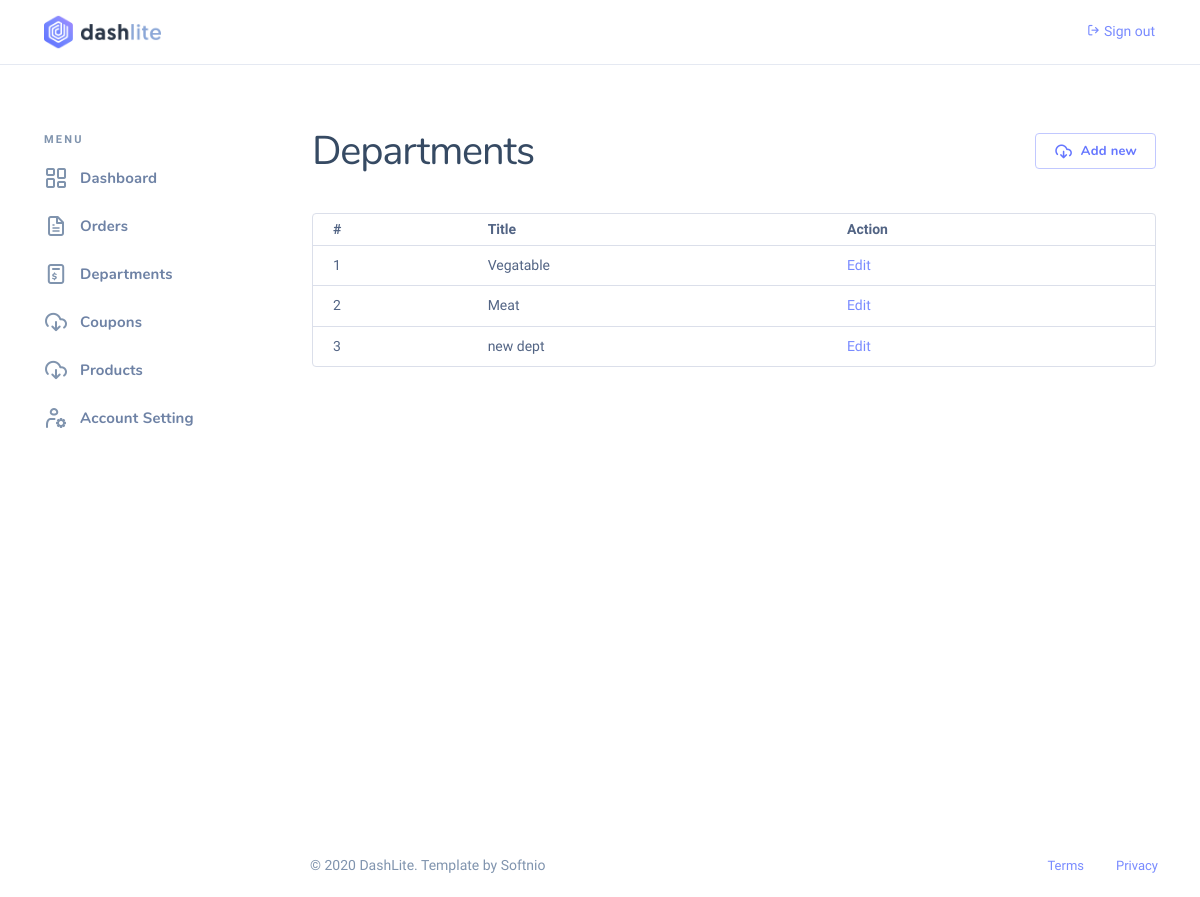
Page /auth/admin/departments.php on the earlier database version.
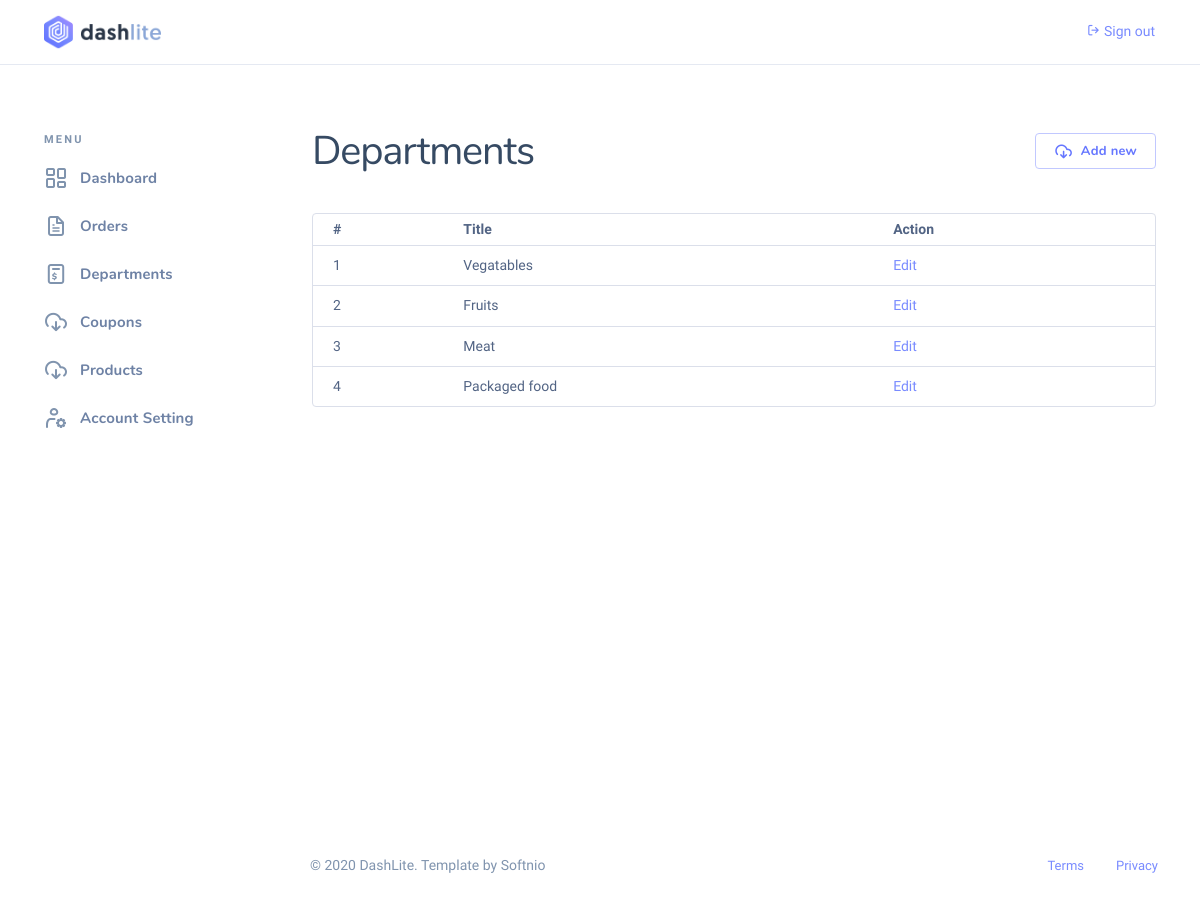
Same page on the later database version.
### tables this page shows
CREATE TABLE `departments` (
  `id` int(11) NOT NULL,
  `title` varchar(255) NOT NULL
);

### core/Database.php (called while the page is built, shortened)
<?php
    class Database {
        private $connection;
        public function set_connection(){
            $this->connection = mysqli_connect(DB_HOST, DB_USER, DB_PASSWORD, DB_DATABASE);
        }
        public function query($query){
            $result = mysqli_query($this->connection, $query);
            if($result){
                return $result;
            }
            return false;
        }
    }
    $database = new Database();

### core/Crud.php (called while the page is built, shortened)
<?php
    class Crud {
        public static function read($query) {
            global $database;
            $result = $database->query($query);
            if ($result) {
                $array = array();
                while ($row = mysqli_fetch_assoc($result)) {
                    $array[] = $row;
                }
                return $array;
            }
            return false;
        }
    }

### auth/admin/departments/read.php (called while the page is built, shortened)
<?php
    $results = addSrNo(Crud::read("SELECT * FROM departments"), true);

### helpers/functions.php (called while the page is built, shortened)
<?php
    function addSrNo($result, $isAssociative){
		if(is_array($result)){
			for($i=0;$i<sizeof($result);$i++){
				if($isAssociative){
					$result[$i]["SrNo"] = $i+1;
				}else{
					$result[$i]->SrNo = $i+1;
				}
			}
		}
		return $result;
    }

### core/Crypter.php (called while the page is built, shortened)
<?php
    class Cryptor{
        protected $method = 'aes-128-ctr';
        private $key;
        protected function iv_bytes(){
            return openssl_cipher_iv_length($this->method);
        }
        public function __construct($key = FALSE, $method = FALSE){
            if(ctype_print($key)) {
                $this->key = openssl_digest($key, 'SHA256', TRUE);
            } else {
                $this->key = $key;
            }
        }
        public function encrypt($data){
            $iv = openssl_random_pseudo_bytes($this->iv_bytes());
            return bin2hex($iv) . openssl_encrypt($data, $this->method, $this->key, 0, $iv);
        }
    }
    $cryptor = new Cryptor(ENCRYPTION_KEY);

### components/ui.php (the view, shortened to what this page needs)
<?php
    function displayRecord( $array, $table_fields, $options = array() ){
        $output = '';
        global $cryptor;
        if( is_array($array) ){
            foreach ( $array as $key ){
                $output .= "<tr>";
                for( $i=0; $i<sizeof($table_fields); $i++ ){
                    $attr = $table_fields[$i];
                    $keyAttr = $key[$attr];
                    if(is_array($keyAttr)){
                        $output .= "<td>";
                        $output .= implode(", ", $keyAttr);
                        $output .= "</td>";
                    }else{
                        $output .= "<td>{$keyAttr}</td>";
                    }
                    if( is_array($options) ){
                        if($i==sizeof($table_fields)-1){
                            $output .= "<td>";
                            foreach ($options as $option){
                                $output .= "<a class='".$option['class']."' href='".SERVER_ROOT.$option['path']."?id=".$cryptor->encrypt($key['id'])."'>{$option['option']}</a>";
                            }
                            $output .= "</td>";
                            $i++;
                        }
                    }
                }
                $output .= "</tr>";
            }
        }else{
            $output .= "<p class='No record found'></p>";
        }
        return $output;
    }

### auth/admin/departments.php (shortened to what this page needs)
<?php
    include ("./departments/read.php");
?>
<!DOCTYPE html>
<html lang="zxx" class="js">
<?php echo get_header(); ?>
<body class="nk-body npc-subscription has-aside ui-clean ">
    <div class="nk-app-root">
        <div class="nk-main ">
            <div class="nk-wrap ">
                <div class="nk-header nk-header-fixed is-light">
                    <?php get_navbar(); ?>
                </div>
                <div class="nk-content ">
                    <div class="container wide-xl">
                        <div class="nk-content-inner">
                            <div class="nk-aside" data-content="sideNav" data-toggle-overlay="true" data-toggle-screen="lg" data-toggle-body="true">
                                <?php get_sidebar(); ?>
                            </div>
                            <div class="nk-content-body">
                                <div class="nk-content-wrap">
                                    <div class="nk-block-head nk-block-head-lg">
                                        <div class="nk-block-between-md g-4">
                                            <div class="nk-block-head-content">
                                                <h2 class="nk-block-title fw-normal">Departments</h2>
                                            </div>
                                            <div class="nk-block-head-content">
                                                <ul class="nk-block-tools gx-3">
                                                    <li><a href="<?php echo AUTH_PATH . 'admin/departments/add.php' ?>" class="btn btn-white btn-dim btn-outline-primary"><em class="icon ni ni-download-cloud"></em><span><span class="d-none d-sm-inline-block">Add new</span></a></li>
                                                </ul>
                                            </div>
                                        </div>
                                    </div>
                                    <div class="nk-block">
                                        <div class="card card-bordered table-responsive">
                                            <table class="table">
                                                <thead>
                                                    <tr>
                                                        <th><span class="">#</span></th>
                                                        <th>
                                                            Title
                                                        </th>
                                                        <th>
                                                            Action
                                                        </th>
                                                </thead>
                                                <tbody>
                                                    <?php echo displayRecord(
                                                            $results,
                                                            array("SrNo", "title"),
                                                            array(
                                                                array(
                                                                    "class"     =>  "",
                                                                    "option"    =>  "Edit",
                                                                    "path"      =>  'auth/admin/departments/edit.php'
                                                                )
                                                            )
                                                        );
                                                    ?>
                                                </tbody>
                                            </table>
                                        </div>
                                    </div>
                                </div>
                                <?php get_footer_2(); ?>
                            </div>
                        </div>
                    </div>
                </div>
            </div>
        </div>
    </div>
</body>
</html>

### components/header.php (shortened to what this page needs)
<?php
    function get_header(){
        ?>
        <head>
            <link rel="stylesheet" href="<?php echo STATIC_PATH ?>css/dashlite.css?ver=1.4.0">
            <link id="skin-default" rel="stylesheet" href="<?php echo STATIC_PATH ?>css/theme.css?ver=1.4.0">
        </head>
        <?php
    }

### components/navbar.php (shortened to what this page needs)
<?php
    function get_navbar(){
        ?>
        <div class="nk-header nk-header-fixed is-light">
            <div class="container-lg wide-xl">
                <div class="nk-header-wrap">
                    <div class="nk-header-brand">
                        <a href="<?php echo AUTH_PATH . 'admin/index.php' ?>" class="logo-link">
                            <img class="logo-dark logo-img" src="<?php echo STATIC_PATH . 'images/logo-dark.png' ?>" srcset="./images/logo-dark2x.png 2x" alt="logo-dark">
                        </a>
                    </div>
                    <div class="nk-header-tools">
                        <ul class="nk-quick-nav">
                            <li class="dropdown user-dropdown">
                                <a href="#" class="dropdown-toggle" data-toggle="dropdown">
                                    <div class="user-toggle">
                                        <a href="<?php echo SERVER_ROOT . 'logout.php' ?>"><em class="icon ni ni-signout"></em><span> Sign out</span></a>
                                    </div>
                                </a>
                            </li>
                        </ul>
                    </div>
                </div>
            </div>
        </div>
        <?php
    }

### components/sidebar.php
<?php
    function get_sidebar(){
        ?>
                                <div class="nk-sidebar-menu" data-simplebar>
                                    <ul class="nk-menu">
                                        <li class="nk-menu-heading">
                                            <h6 class="overline-title">Menu</h6>
                                        </li>
                                        <li class="nk-menu-item">
                                            <a href="<?php echo AUTH_PATH . 'admin/index.php' ?>" class="nk-menu-link">
                                                <span class="nk-menu-icon"><em class="icon ni ni-dashboard"></em></span>
                                                <span class="nk-menu-text">Dashboard</span>
                                            </a>
                                        </li>
                                        <li class="nk-menu-item">
                                            <a href="<?php echo AUTH_PATH . 'admin/orders.php' ?>" class="nk-menu-link">
                                                <span class="nk-menu-icon"><em class="icon ni ni-file-text"></em></span>
                                                <span class="nk-menu-text">Orders</span>
                                            </a>
                                        </li>
                                        <li class="nk-menu-item">
                                            <a href="<?php echo AUTH_PATH . 'admin/departments.php' ?>" class="nk-menu-link">
                                                <span class="nk-menu-icon"><em class="icon ni ni-report-profit"></em></span>
                                                <span class="nk-menu-text">Departments</span>
                                            </a>
                                        </li>
                                        <li class="nk-menu-item">
                                            <a href="<?php echo AUTH_PATH . 'admin/coupons.php' ?>" class="nk-menu-link">
                                                <span class="nk-menu-icon"><em class="icon ni ni-download-cloud"></em></span>
                                                <span class="nk-menu-text">Coupons</span>
                                            </a>
                                        </li>
                                        <li class="nk-menu-item">
                                            <a href="<?php echo AUTH_PATH . 'admin/products.php' ?>" class="nk-menu-link">
                                                <span class="nk-menu-icon"><em class="icon ni ni-download-cloud"></em></span>
                                                <span class="nk-menu-text">Products</span>
                                            </a>
                                        </li>
                                        <li class="nk-menu-item">
                                            <a href="<?php echo AUTH_PATH . 'admin/settings.php' ?>" class="nk-menu-link">
                                                <span class="nk-menu-icon"><em class="icon ni ni-account-setting"></em></span>
                                                <span class="nk-menu-text">Account Setting</span>
                                            </a>
                                        </li>
                                    </ul>
                                </div>
        <?php
    }

### components/footer_2.php
<?php
    function get_footer_2(){
        ?>
                                <div class="nk-footer">
                                    <div class="container wide-xl">
                                        <div class="nk-footer-wrap g-2">
                                            <div class="nk-footer-copyright"> &copy; 2020 DashLite. Template by <a href="#">Softnio</a>
                                            </div>
                                            <div class="nk-footer-links">
                                                <ul class="nav nav-sm">
                                                    <li class="nav-item"><a class="nav-link" href="#">Terms</a></li>
                                                    <li class="nav-item"><a class="nav-link" href="#">Privacy</a></li>
                                                </ul>
                                            </div>
                                        </div>
                                    </div>
                                </div>
        <?php
    }

Differences in the rows shown:
removed departments: id "1", title "Vegatable", option "Edit", shown under "Departments"
removed departments: id "2", title "Meat", option "Edit", shown under "Departments"
removed departments: id "3", title "new dept", option "Edit", shown under "Departments"
added departments: keyAttr "1", title "Vegatables", option "Edit"
added departments: keyAttr "2", title "Fruits", option "Edit"
added departments: keyAttr "3", title "Meat", option "Edit"
added departments: keyAttr "4", title "Packaged food", option "Edit"
